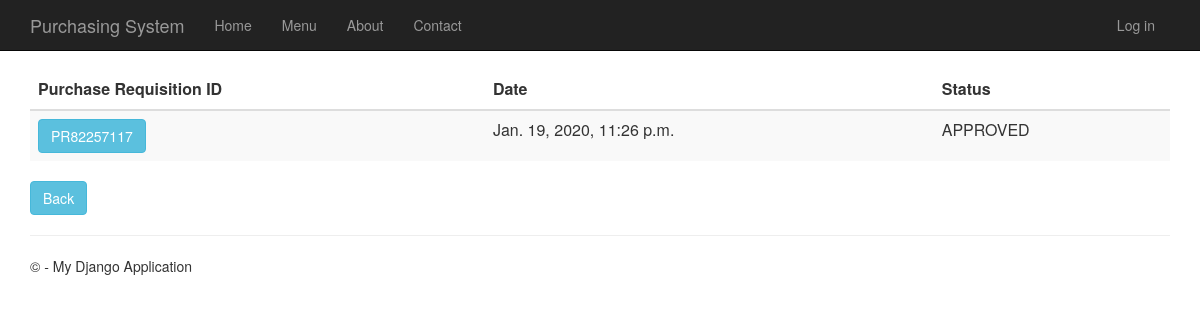
/purchaserequisitionhistory, run on the app's committed database.
### PurchaseRequisition/models.py (models this page shows)
class PurchaseRequisition(models.Model):
    pr_id= models.CharField(max_length=10, primary_key=True) #takes character
    description= models.TextField(null=True,default=None, blank=True)
    time_created= models.DateTimeField()
    total_price= models.DecimalField(max_digits=10, decimal_places=2, default=Decimal('0.00'))
    status= models.TextField(max_length=10, default="Pending")
    person_id = models.ForeignKey(Person)
    def __str__(self):
        return str(self.pr_id)

### PurchaseRequisition/views.py (the view)
# urls.py: url(r'^purchaserequisitionhistory', PurchaseRequisition.views.purchaserequisitionhistory, name="purchase_requisition_history"),
def purchaserequisitionhistory(request):
    purchase_requisitions = PurchaseRequisition.objects.all()
    print(purchase_requisitions)
    context = {
            'title':'Purchase Requisition History',
            'rows':purchase_requisitions
        }
    return render(request,'PurchaseRequisition/purchaserequisitionhistory.html',context)

### PurchaseRequisition/templates/PurchaseRequisition/purchaserequisitionhistory.html
﻿{% extends "app/layout.html" %}
{% block content %}
<div class="purchaseorderhistory margintop" action="menu" >
    <form action="purchaserequisitionhistorydetails" method="GET">
        <table class="table table-striped margintop">
          <thead>
            <tr>
              <th scope="col">Purchase Requisition ID</th>
              <th scope="col">Date</th>
              <th scope="col">Status</th>
            </tr>
          </thead>
          <tbody>
              {% for r in rows %}
            <tr>
                 <td><button type="submit" name="pr_id" value="{{r.pr_id}}" class="btn btn-info" >{{r.pr_id}}</button></td>
                 <td>{{r.time_created}}</td>
                 <td>{{r.status}}</td>
            </tr>
              {% endfor %}
          </tbody>
        </table>
    </form>
       <form action="menu">
        <div class="margintop">
            <button type="submit" class="btn btn-info" >Back</button>
        </div>
    </form>
</div>
{% endblock %}

### app/static/app/content/site.css (style rules this page uses)
body { padding-top: 50px; padding-bottom: 20px; }

### data on the page
PurchaseRequisition: pr_id "PR82257117", time_created "Jan. 19, 2020, 11:26 p.m.", status "APPROVED"
